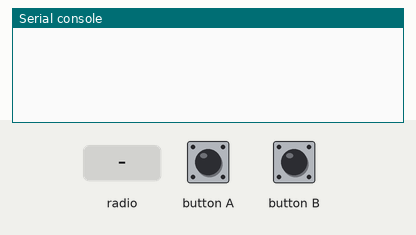
A program run on a simulated BBC micro:bit running MicroPython. Shown: the last lines printed to the serial console. The inputs (shaded band) are chosen by the test bench. No radio messages arrive unless stated (any console line starting 'radio sent:' is added by the test bench).

Above: at 1.2 s.
1.3 s: button A pressed for 0.15 s
At 2.5 s:
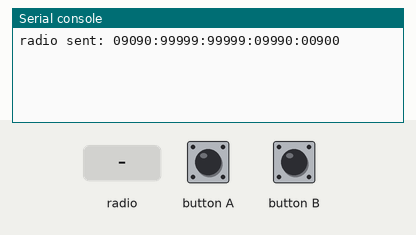
2.9 s: button B pressed for 0.15 s
At 3.7 s:
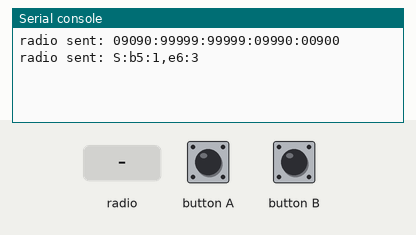
4.5 s: radio message "S:" arrives
At 4.9 s:
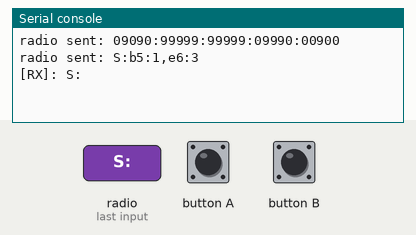
6.0 s: radio message "T:" arrives
At 7.3 s:
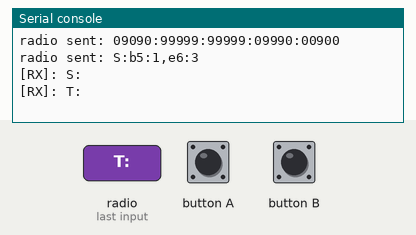

The program:

hackZurich17.py
```python
# Haked together at/for MakeZürich 17.
# Based on:
# A micro:bit Firefly.
# By Nicholas H.Tollervey. Released to the public domain.
import radio, music
from microbit import *
# Create the "flash" animation frames. Can you work out how it's done?
def flash_image(image):
    return [image*(i/9) for i in range(9, -1, -1)]

# The radio won't work unless it's switched on.
radio.on()

def image2string(image):
    return ''.join(str(image).split('\'')[1::2])

def sound2string(sound):
   return(','.join(sound[:]))

# Event loop.
while True:
    # Button A sends a "flash" message.
    if button_a.was_pressed():
        radio.send(image2string(Image.HEART))
    if button_b.was_pressed():
        radio.send('S:'+sound2string(music.BA_DING))
    # Read any incoming messages.
    incoming = radio.receive()
    if incoming:
        incoming_u = str(incoming)
        print('[RX]: '+incoming_u)
        if incoming_u[0:2] == 'T:':      #Print text
            for i in range(3):
                display.show(incoming_u[2:]+' ')
        if incoming_u[0:2] == 'S:':    #Play sound
            music.play(incoming_u[2:].split(','),wait=False)
        else:
            try:
                display.show(flash_image(Image(incoming_u)),delay=100,wait=False)
            except:
                pass
```

Measured:
- after the input at 1.3 s, the serial console: prints a new line at once (image 1)
- after the input at 2.9 s, the serial console: prints a new line at once (image 2)
- after the input at 4.5 s, the serial console: prints a new line at once (image 3)
- after the input at 6.0 s, the serial console: prints a new line at once (image 4)
